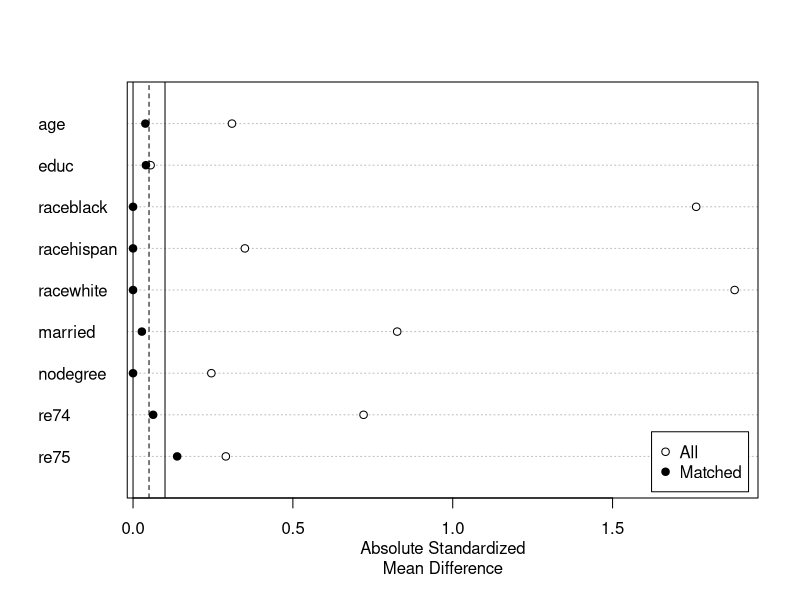

Generate this figure with R:
## ---- chunk 1
knitr::opts_chunk$set(
  collapse = FALSE,
  warning = FALSE,
  message = FALSE,
  tidy = FALSE,
  fig.align='center',
  comment = "#>",
  fig.path = "man/figures/README-",
  R.options = list(width = 200)
)
## ---- chunk 2
library("MatchIt")
data("lalonde", package = "MatchIt")

# 1:1 nearest neighbor matching with replacement on 
# the Mahalanobis distance
m.out <- matchit(treat ~ age + educ + race + married + 
                   nodegree + re74 + re75, 
                 data = lalonde, distance = "mahalanobis",
                 replace = TRUE)
## ---- chunk 3
m.out
## ---- chunk 4
#Checking balance before and after matching:
summary(m.out)
## ---- chunk 5
#Plot balance
plot(summary(m.out))
